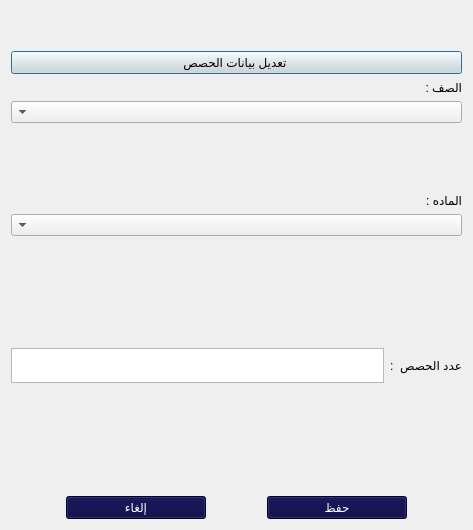
<?xml version="1.0" encoding="UTF-8"?>
<ui version="4.0">
 <class>Dialog</class>
 <widget class="QDialog" name="Dialog">
  <property name="geometry">
   <rect>
    <x>0</x>
    <y>0</y>
    <width>473</width>
    <height>530</height>
   </rect>
  </property>
  <property name="windowTitle">
   <string>التهيئة</string>
  </property>
  <layout class="QVBoxLayout" name="verticalLayout_2">
   <item>
    <widget class="QLabel" name="lblTermId">
     <property name="text">
      <string/>
     </property>
    </widget>
   </item>
   <item>
    <widget class="QLabel" name="lblRowNumber">
     <property name="text">
      <string/>
     </property>
    </widget>
   </item>
   <item>
    <layout class="QVBoxLayout" name="verticalLayout_3">
     <item>
      <layout class="QGridLayout" name="gridLayout">
       <item row="4" column="0">
        <spacer name="verticalSpacer_2">
         <property name="orientation">
          <enum>Qt::Vertical</enum>
         </property>
         <property name="sizeHint" stdset="0">
          <size>
           <width>20</width>
           <height>40</height>
          </size>
         </property>
        </spacer>
       </item>
       <item row="7" column="0">
        <layout class="QVBoxLayout" name="verticalLayout_6"/>
       </item>
       <item row="3" column="0">
        <layout class="QVBoxLayout" name="verticalLayout_5">
         <item>
          <spacer name="verticalSpacer_3">
           <property name="orientation">
            <enum>Qt::Vertical</enum>
           </property>
           <property name="sizeHint" stdset="0">
            <size>
             <width>20</width>
             <height>40</height>
            </size>
           </property>
          </spacer>
         </item>
         <item>
          <widget class="QLabel" name="label_3">
           <property name="styleSheet">
            <string notr="true">	font: 10pt &quot;PT Bold Heading&quot;;</string>
           </property>
           <property name="text">
            <string>الماده :</string>
           </property>
          </widget>
         </item>
         <item>
          <widget class="QComboBox" name="comboSubjects">
           <property name="maximumSize">
            <size>
             <width>16777215</width>
             <height>35</height>
            </size>
           </property>
           <property name="layoutDirection">
            <enum>Qt::RightToLeft</enum>
           </property>
           <property name="styleSheet">
            <string notr="true">font: 10pt &quot;Mohammad Annoktah&quot;;</string>
           </property>
          </widget>
         </item>
        </layout>
       </item>
       <item row="0" column="0">
        <layout class="QVBoxLayout" name="verticalLayout">
         <item>
          <widget class="QPushButton" name="pushButton_3">
           <property name="styleSheet">
            <string notr="true">background-color:rgb(223, 221, 220);
color:rgb(0, 0, 0);

font: 18pt &quot;Mohammad Annoktah&quot;;</string>
           </property>
           <property name="text">
            <string>تعديل بيانات الحصص </string>
           </property>
          </widget>
         </item>
        </layout>
       </item>
       <item row="9" column="0">
        <layout class="QHBoxLayout" name="horizontalLayout_4">
         <item>
          <widget class="QPushButton" name="btnCancelUpdateSession">
           <property name="maximumSize">
            <size>
             <width>140</width>
             <height>60</height>
            </size>
           </property>
           <property name="styleSheet">
            <string notr="true">background-color:rgb(4, 0, 62);
color:rgb(255, 255, 255);
font: 15pt &quot;Mohammad Annoktah&quot;;</string>
           </property>
           <property name="text">
            <string>إلغاء</string>
           </property>
           <property name="icon">
            <iconset>
             <normaloff>icons/save.svg</normaloff>icons/save.svg</iconset>
           </property>
           <property name="iconSize">
            <size>
             <width>30</width>
             <height>30</height>
            </size>
           </property>
          </widget>
         </item>
         <item>
          <widget class="QPushButton" name="btnSaveTermSessionsUpdate">
           <property name="maximumSize">
            <size>
             <width>140</width>
             <height>60</height>
            </size>
           </property>
           <property name="styleSheet">
            <string notr="true">background-color:rgb(4, 0, 62);
color:rgb(255, 255, 255);
font: 15pt &quot;Mohammad Annoktah&quot;;</string>
           </property>
           <property name="text">
            <string>حفظ</string>
           </property>
           <property name="icon">
            <iconset>
             <normaloff>icons/arrowLeft.png</normaloff>icons/arrowLeft.png</iconset>
           </property>
           <property name="iconSize">
            <size>
             <width>35</width>
             <height>35</height>
            </size>
           </property>
          </widget>
         </item>
        </layout>
       </item>
       <item row="1" column="0">
        <layout class="QVBoxLayout" name="verticalLayout_4">
         <item>
          <widget class="QLabel" name="label_2">
           <property name="styleSheet">
            <string notr="true">	font: 10pt &quot;PT Bold Heading&quot;;</string>
           </property>
           <property name="text">
            <string>الصف :</string>
           </property>
          </widget>
         </item>
         <item>
          <widget class="QComboBox" name="comboClasses">
           <property name="maximumSize">
            <size>
             <width>16777215</width>
             <height>35</height>
            </size>
           </property>
           <property name="layoutDirection">
            <enum>Qt::RightToLeft</enum>
           </property>
           <property name="styleSheet">
            <string notr="true">font: 10pt &quot;Mohammad Annoktah&quot;;</string>
           </property>
          </widget>
         </item>
        </layout>
       </item>
       <item row="5" column="0">
        <layout class="QHBoxLayout" name="horizontalLayout_5">
         <item>
          <widget class="QPlainTextEdit" name="txtNumberOfSessions">
           <property name="maximumSize">
            <size>
             <width>16777215</width>
             <height>35</height>
            </size>
           </property>
          </widget>
         </item>
         <item>
          <widget class="QLabel" name="label">
           <property name="maximumSize">
            <size>
             <width>80</width>
             <height>140</height>
            </size>
           </property>
           <property name="styleSheet">
            <string notr="true">	font: 10pt &quot;PT Bold Heading&quot;;</string>
           </property>
           <property name="text">
            <string>عدد الحصص  :</string>
           </property>
          </widget>
         </item>
        </layout>
       </item>
       <item row="8" column="0">
        <spacer name="verticalSpacer">
         <property name="orientation">
          <enum>Qt::Vertical</enum>
         </property>
         <property name="sizeHint" stdset="0">
          <size>
           <width>20</width>
           <height>40</height>
          </size>
         </property>
        </spacer>
       </item>
      </layout>
     </item>
    </layout>
   </item>
  </layout>
 </widget>
 <resources/>
 <connections/>
</ui>
